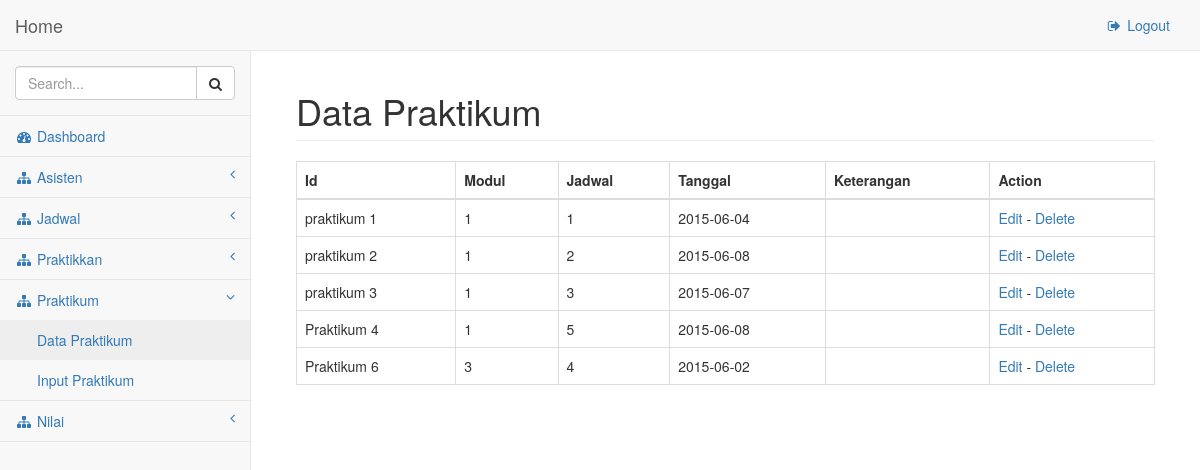
Page /pages/praktikum/index.php (signed in) on the committed database.
### tables this page shows
CREATE TABLE IF NOT EXISTS `praktikum` (
  `Id_Praktikum` varchar(32) NOT NULL,
  `Id_Jenis` varchar(32) NOT NULL,
  `Modul` int(11) NOT NULL,
  `Id_Jadwal` int(11) NOT NULL,
  `Tanggal` date NOT NULL,
  `Keterangan` text NOT NULL,
  PRIMARY KEY (`Id_Praktikum`),
  KEY `Id_Jadwal` (`Id_Jadwal`),
  KEY `Id_Jadwal_2` (`Id_Jadwal`),
  KEY `Jenis` (`Id_Jenis`),
  KEY `Id_Jenis` (`Id_Jenis`)
);

### pages/praktikum/index.php (the view, shortened to what this page needs)
<!DOCTYPE html>
<html lang="en">
<head>
    <link href="../../bower_components/bootstrap/dist/css/bootstrap.min.css" rel="stylesheet">
    <link href="../../bower_components/metisMenu/dist/metisMenu.min.css" rel="stylesheet">
    <link href="../../dist/css/sb-admin-2.css" rel="stylesheet">
    <link href="../../bower_components/font-awesome/css/font-awesome.min.css" rel="stylesheet" type="text/css">
</head>
<body>
<?php
if(isset($_SESSION['Login']) && $_SESSION['Login'] == "Admin")
{
?>
    <div id="wrapper">
        <nav class="navbar navbar-default navbar-static-top" role="navigation" style="margin-bottom: 0">
            <div class="navbar-header">
                <a class="navbar-brand" href="../index.php">Home</a>
            </div>
            <ul class="nav navbar-top-links navbar-right">
                <li><a href="../logout.php"><i class="fa fa-sign-out fa-fw"></i> Logout</a>
                </li>
            </ul>
            <div class="navbar-default sidebar" role="navigation">
                <div class="sidebar-nav navbar-collapse">
                    <ul class="nav" id="side-menu">
                        <li class="sidebar-search">
                            <div class="input-group custom-search-form">
                                <input type="text" class="form-control" placeholder="Search...">
                                <span class="input-group-btn">
                                    <button class="btn btn-default" type="button">
                                        <i class="fa fa-search"></i>
                                    </button>
                                </span>
                            </div>
                        </li>
                        <li>
                            <a href="../index.php"><i class="fa fa-dashboard fa-fw"></i> Dashboard</a>
                        </li>
                        <li>
                            <a href="#"><i class="fa fa-sitemap fa-fw"></i> Asisten<span class="fa arrow"></span></a>
                        </li>
                        <li>
                            <a href="#"><i class="fa fa-sitemap fa-fw"></i> Jadwal<span class="fa arrow"></span></a>
                        </li>
                        <li>
                            <a href="#"><i class="fa fa-sitemap fa-fw"></i> Praktikkan<span class="fa arrow"></span></a>
                        </li>
                        <li>
                            <a href="#"><i class="fa fa-sitemap fa-fw"></i> Praktikum <span class="fa arrow"></span></a>
                            <ul class="nav nav-second-level">
                                <li>
                                    <a href="../praktikum/index.php">Data Praktikum</a>
                                </li>
                                <li>
                                    <a href="../praktikum/input.php">Input Praktikum</a>
                                </li>
                            </ul>
                        </li>
			<li>
                            <a href="#"><i class="fa fa-sitemap fa-fw"></i> Nilai<span class="fa arrow"></span></a>
                        </li>
                    </ul>
                </div>
            </div>
        </nav>
        <div id="page-wrapper">
            <div class="container-fluid">
                <div class="row">
                    <div class="col-lg-12">
                        <h1 class="page-header">Data Praktikum</h1>
                        <table class="table table-bordered table-hover">
                                <thead>
                                    <tr>
                                        <th>Id</th>
                                        <th>Modul</th>
                                        <th>Jadwal</th>
                                        <th>Tanggal</th>
                                        <th>Keterangan</th>
                                        <th>Action</th>
                                    </tr>
                                </thead>
                                <tbody>
                                    <?php
                                    $praktikum = mysql_query("select * from praktikum");
                                    while ($row = mysql_fetch_array($praktikum)) {
                                        echo "<tr>";
                                        echo "<td>".$row['Id_Praktikum']."</td>";
                                        echo "<td>".$row['Modul']."</td>";
                                        echo "<td>".$row['Id_Jadwal']."</td>";
                                        echo "<td>".$row['Tanggal']."</td>";
										echo "<td>".$row['Keterangan']."</td>";
                                        echo '<td><a href="edit.php?id='.$row['Id_Praktikum'].'"> Edit </a>';
                                        echo ' - ';
                                        echo '<a href="delete.php?id='.$row['Id_Praktikum'].'"> Delete </a></td>';
                                        echo "</tr>";
                                    }
                                    ?>
                                </tbody>
                            </table>
                    </div>
                </div>
            </div>
        </div>
    </div>
<?php
}
else
{
    header("location:../index.php");
}
?>
</body>
</html>

### rows in the picture
praktikum: Id_Praktikum "praktikum 1", Modul "1", Id_Jadwal "1", Tanggal "2015-06-04"
praktikum: Id_Praktikum "praktikum 2", Modul "1", Id_Jadwal "2", Tanggal "2015-06-08"
praktikum: Id_Praktikum "praktikum 3", Modul "1", Id_Jadwal "3", Tanggal "2015-06-07"
praktikum: Id_Praktikum "Praktikum 4", Modul "1", Id_Jadwal "5", Tanggal "2015-06-08"
praktikum: Id_Praktikum "Praktikum 6", Modul "3", Id_Jadwal "4", Tanggal "2015-06-02"
